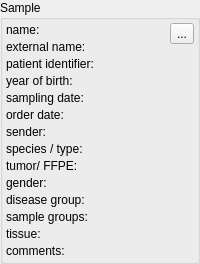
        <widget class="QGroupBox" name="groupBox_2">
         <property name="title">
          <string>Sample</string>
         </property>
         <property name="flat">
          <bool>true</bool>
         </property>
         <layout class="QHBoxLayout" name="horizontalLayout_9">
          <property name="spacing">
           <number>3</number>
          </property>
          <property name="sizeConstraint">
           <enum>QLayout::SetMinimumSize</enum>
          </property>
          <property name="leftMargin">
           <number>3</number>
          </property>
          <property name="topMargin">
           <number>3</number>
          </property>
          <property name="rightMargin">
           <number>3</number>
          </property>
          <property name="bottomMargin">
           <number>3</number>
          </property>
          <item>
           <layout class="QFormLayout" name="formLayout_3">
            <property name="sizeConstraint">
             <enum>QLayout::SetMinimumSize</enum>
            </property>
            <property name="horizontalSpacing">
             <number>3</number>
            </property>
            <property name="verticalSpacing">
             <number>3</number>
            </property>
            <item row="0" column="0">
             <widget class="QLabel" name="label_14">
              <property name="minimumSize">
               <size>
                <width>105</width>
                <height>0</height>
               </size>
              </property>
              <property name="text">
               <string>name:</string>
              </property>
             </widget>
            </item>
            <item row="0" column="1">
             <layout class="QHBoxLayout" name="horizontalLayout_6" stretch="0,1">
              <property name="spacing">
               <number>6</number>
              </property>
              <property name="sizeConstraint">
               <enum>QLayout::SetMinimumSize</enum>
              </property>
              <item>
               <widget class="QLabel" name="s_quality">
                <property name="sizePolicy">
                 <sizepolicy hsizetype="Preferred" vsizetype="Preferred">
                  <horstretch>0</horstretch>
                  <verstretch>0</verstretch>
                 </sizepolicy>
                </property>
                <property name="text">
                 <string/>
                </property>
                <property name="textInteractionFlags">
                 <set>Qt::LinksAccessibleByMouse|Qt::TextSelectableByMouse</set>
                </property>
               </widget>
              </item>
              <item>
               <widget class="QLabel" name="s_name">
                <property name="text">
                 <string/>
                </property>
                <property name="textInteractionFlags">
                 <set>Qt::LinksAccessibleByMouse|Qt::TextSelectableByMouse</set>
                </property>
               </widget>
              </item>
             </layout>
            </item>
            <item row="1" column="0">
             <widget class="QLabel" name="label_6">
              <property name="text">
               <string>external name:</string>
              </property>
             </widget>
            </item>
            <item row="1" column="1">
             <widget class="QLabel" name="name_external">
              <property name="text">
               <string/>
              </property>
              <property name="textInteractionFlags">
               <set>Qt::LinksAccessibleByMouse|Qt::TextSelectableByMouse</set>
              </property>
             </widget>
            </item>
            <item row="6" column="0">
             <widget class="QLabel" name="label_9">
              <property name="toolTip">
               <string>Sample sender and date/person the sample was received (by).</string>
              </property>
              <property name="text">
               <string>sender:</string>
              </property>
             </widget>
            </item>
            <item row="6" column="1">
             <widget class="QLabel" name="sender">
              <property name="text">
               <string/>
              </property>
              <property name="textInteractionFlags">
               <set>Qt::LinksAccessibleByMouse|Qt::TextSelectableByMouse</set>
              </property>
             </widget>
            </item>
            <item row="7" column="0">
             <widget class="QLabel" name="label_12">
              <property name="text">
               <string>species / type:</string>
              </property>
             </widget>
            </item>
            <item row="7" column="1">
             <widget class="QLabel" name="species_type">
              <property name="text">
               <string/>
              </property>
              <property name="textInteractionFlags">
               <set>Qt::LinksAccessibleByMouse|Qt::TextSelectableByMouse</set>
              </property>
             </widget>
            </item>
            <item row="8" column="0">
             <widget class="QLabel" name="label_8">
              <property name="text">
               <string>tumor/ FFPE:</string>
              </property>
             </widget>
            </item>
            <item row="8" column="1">
             <widget class="QLabel" name="tumor_ffpe">
              <property name="text">
               <string/>
              </property>
              <property name="textInteractionFlags">
               <set>Qt::LinksAccessibleByMouse|Qt::TextSelectableByMouse</set>
              </property>
             </widget>
            </item>
            <item row="9" column="0">
             <widget class="QLabel" name="label_7">
              <property name="text">
               <string>gender:</string>
              </property>
             </widget>
            </item>
            <item row="9" column="1">
             <widget class="QLabel" name="gender">
              <property name="text">
               <string/>
              </property>
              <property name="textInteractionFlags">
               <set>Qt::LinksAccessibleByMouse|Qt::TextSelectableByMouse</set>
              </property>
             </widget>
            </item>
            <item row="10" column="0">
             <widget class="QLabel" name="label_11">
              <property name="toolTip">
               <string>Disease group and status.</string>
              </property>
              <property name="text">
               <string>disease group:</string>
              </property>
             </widget>
            </item>
            <item row="10" column="1">
             <widget class="QLabel" name="disease_group_status">
              <property name="text">
               <string/>
              </property>
              <property name="textInteractionFlags">
               <set>Qt::LinksAccessibleByMouse|Qt::TextSelectableByMouse</set>
              </property>
             </widget>
            </item>
            <item row="11" column="0">
             <widget class="QLabel" name="label_15">
              <property name="text">
               <string>sample groups:</string>
              </property>
             </widget>
            </item>
            <item row="11" column="1">
             <widget class="QLabel" name="sample_groups">
              <property name="text">
               <string/>
              </property>
             </widget>
            </item>
            <item row="13" column="0">
             <widget class="QLabel" name="label_2">
              <property name="text">
               <string>comments:</string>
              </property>
              <property name="alignment">
               <set>Qt::AlignLeading|Qt::AlignLeft|Qt::AlignTop</set>
              </property>
             </widget>
            </item>
            <item row="13" column="1">
             <widget class="QLabel" name="comments_sample">
              <property name="text">
               <string/>
              </property>
              <property name="textInteractionFlags">
               <set>Qt::LinksAccessibleByMouse|Qt::TextSelectableByMouse</set>
              </property>
             </widget>
            </item>
            <item row="12" column="1">
             <widget class="QLabel" name="tissue">
              <property name="text">
               <string/>
              </property>
             </widget>
            </item>
            <item row="12" column="0">
             <widget class="QLabel" name="label_29">
              <property name="text">
               <string>tissue:</string>
              </property>
             </widget>
            </item>
            <item row="2" column="0">
             <widget class="QLabel" name="label_28">
              <property name="text">
               <string>patient identifier:</string>
              </property>
             </widget>
            </item>
            <item row="2" column="1">
             <widget class="QLabel" name="patient_identifier">
              <property name="text">
               <string/>
              </property>
              <property name="textInteractionFlags">
               <set>Qt::LinksAccessibleByMouse|Qt::TextSelectableByMouse</set>
              </property>
             </widget>
            </item>
            <item row="3" column="0">
             <widget class="QLabel" name="label_30">
              <property name="text">
               <string>year of birth:</string>
              </property>
             </widget>
            </item>
            <item row="3" column="1">
             <widget class="QLabel" name="year_ob_birth">
              <property name="text">
               <string/>
              </property>
             </widget>
            </item>
            <item row="4" column="0">
             <widget class="QLabel" name="label_31">
              <property name="text">
               <string>sampling date:</string>
              </property>
             </widget>
            </item>
            <item row="4" column="1">
             <widget class="QLabel" name="sampling_date">
              <property name="text">
               <string/>
              </property>
             </widget>
            </item>
            <item row="5" column="0">
             <widget class="QLabel" name="label_32">
              <property name="text">
               <string>order date:</string>
              </property>
             </widget>
            </item>
            <item row="5" column="1">
             <widget class="QLabel" name="order_date">
              <property name="text">
               <string/>
              </property>
             </widget>
            </item>
           </layout>
          </item>
          <item>
           <layout class="QVBoxLayout" name="verticalLayout_7">
            <property name="spacing">
             <number>3</number>
            </property>
            <item>
             <widget class="QToolButton" name="sample_edit_btn">
              <property name="toolTip">
               <string>Edit sample data.</string>
              </property>
              <property name="text">
               <string>...</string>
              </property>
              <property name="icon">
               <iconset resource="GSvar.qrc">
                <normaloff>:/Icons/Edit.png</normaloff>:/Icons/Edit.png</iconset>
              </property>
             </widget>
            </item>
            <item>
             <spacer name="verticalSpacer_3">
              <property name="orientation">
               <enum>Qt::Vertical</enum>
              </property>
              <property name="sizeHint" stdset="0">
               <size>
                <width>5</width>
                <height>5</height>
               </size>
              </property>
             </spacer>
            </item>
           </layout>
          </item>
         </layout>
        </widget>
